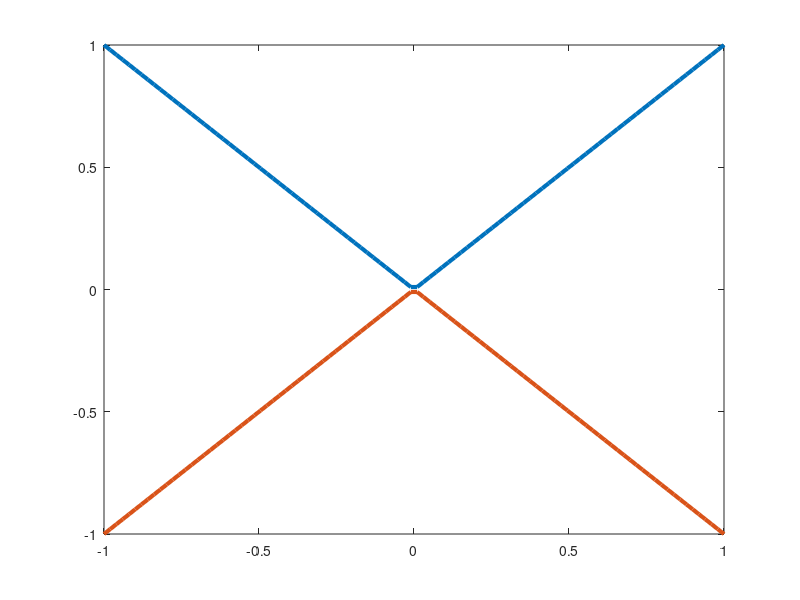

Recreate this plot in MATLAB. (Note: this script raises an error after producing the figure.)
clc
clear
a = pi;

qxvals =1;

QX = linspace(0,0,qxvals) ;

qyvals =100;
QY = linspace(-pi/a,pi/a,qyvals) ;

for qxval= 1:qxvals
    qx = QX(qxval);
    for qyval= 1:qyvals
        qy = QY(qyval);

        Ep1(qxval,qyval) = (qx^2 + qy^2)^(1/2);
        Ep2(qxval,qyval) = -(qx^2 + qy^2)^(1/2);
    end
end
clc
clear temp1 temp2
lw = 4.5;
cc = 30;
figure

temp1(:,:) = Ep1(:,:);% ./ max(max(Ep1));
temp2(:,:) = Ep2(:,:);% ./ max(max(Ep2));
plot(QY,temp1,'LineWidth',lw-1.5);
hold on
plot(QY,temp2,'LineWidth',lw-1.5);

plot(zeros(1,qyvals),QY,'LineWidth',lw-1.5,LineStyle="-",Color='black');
plot(QY,zeros(1,qyvals),'LineWidth',lw-1.5,LineStyle="-",Color='black');

xlim([min(QY) max(QY)])
box on
xlabel('$k/K$', 'FontSize', cc, 'Interpreter', 'latex','FontName','Times New Roman')
ylabel('$\epsilon/\hbar v_f$', 'FontSize', cc, 'Interpreter', 'latex','FontName','Times New Roman')
set(gca, 'LineWidth', lw-2.5, 'FontSize', cc-8,'FontName','Times New Roman');


